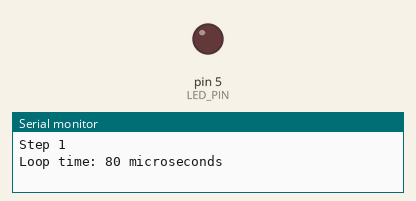
Recording of a sketch running on a simulated Arduino Uno, built with avr-gcc and run on an emulated ATmega328P. Shown: output pins drawn as LEDs (lit = HIGH), the last lines printed to the serial monitor.

Above: at 0.05 s.
At 5.05 s:
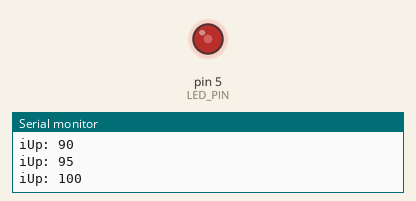
At 8.15 s:
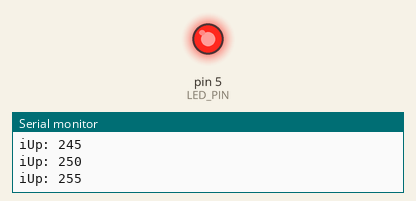
At 18.35 s:
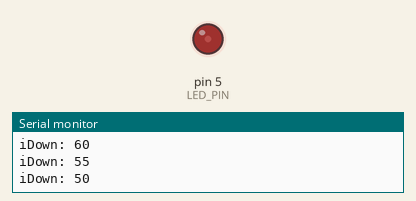
Timing chart, 0 to 33.1 s (numbered marks = the images above):
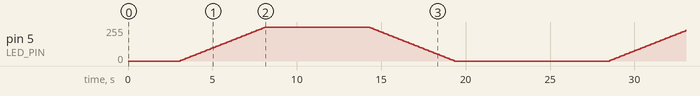

The sketch:

ForWithStateMachine.ino
```cpp
// Replace the for-loops with equivalent non-blocking
// When done correctly (and with only the loop time print),
// the loop time should be about 16 microseconds.

const int LED_PIN = 5;

unsigned long loopTimer = 0;

int step = 0;

int iUp = 0;
int iDown = 0;

void setup()
{
    Serial.begin(9600);

    pinMode(LED_PIN, OUTPUT);
}

void updateLed()
{
    switch (step)
    {
    case 0:
        Serial.println("Step 1");
        // Hint: Set iUp to 0
        step++;
        break;
    case 1:
        Serial.println("Step 2");
        for (iUp = 0; iUp <= 255; iUp += 5)
        {
            analogWrite(LED_PIN, iUp);
            Serial.println("iUp: " + String(iUp));
            delay(100);
        }
        step++;
        break;
    case 2:
        Serial.println("Step 3");
        // Hint: Set iDown to 255 here
        step++;
        break;
    case 3:
        Serial.println("Step 4");
        for (iDown = 255; iDown >= 0; iDown -= 5)
        {
            analogWrite(LED_PIN, iDown);
            Serial.println("iDown: " + String(iDown));
            delay(100);
        }
        step++;
        break;
    case 4:
        Serial.println("Step 5");
        step = 0;
        break;
    default:
        Serial.println("Invalid step!");
        break;
    }
}

void loop()
{
    loopTimer = micros();
    updateLed();
    Serial.println("Loop time: " + String(micros() - loopTimer) + " microseconds");

    // Pause the program so the loop time is readable
    // Reduce this to 100 ms after you have made the code non-blocking
    delay(3000);
}
```
